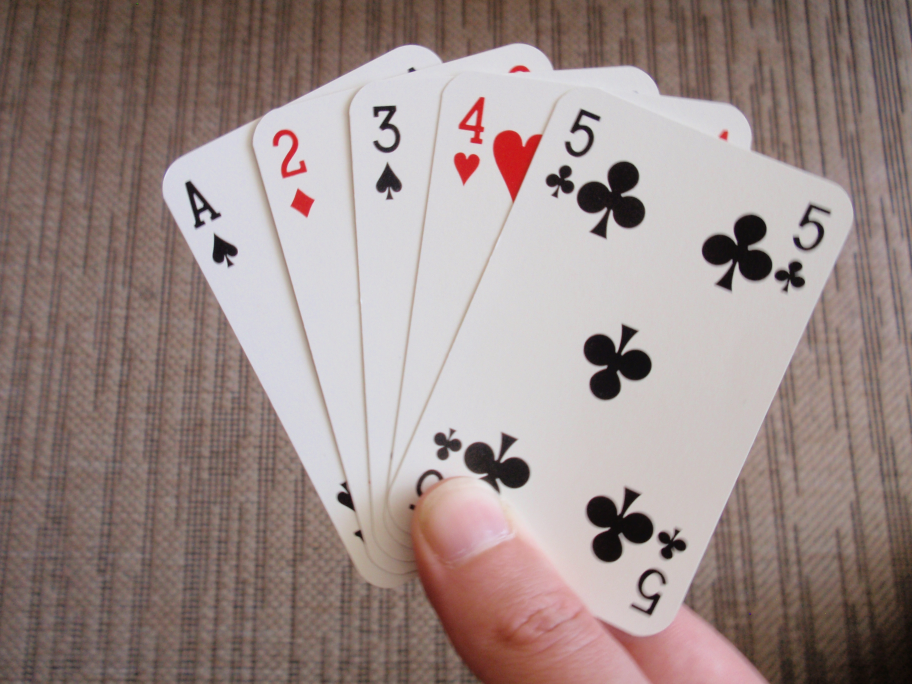
#> input picture Resources/card.jfif, 3648 x 2736 px (shown at 1/4 size)
$ python chapter5.1_LearnRespectiveBirdEyeView.py
#> lines starting #> are read from the running program, lines starting #| are printed output that depends on the picture
import cv2
import numpy as np

img = cv2.imread("Resources/card.jfif")
#> img is the input picture: shape (2736, 3648, 3); mean B, G, R 135.8, 139.1, 155.3

imgResizeS = cv2.resize(img,(640,480))
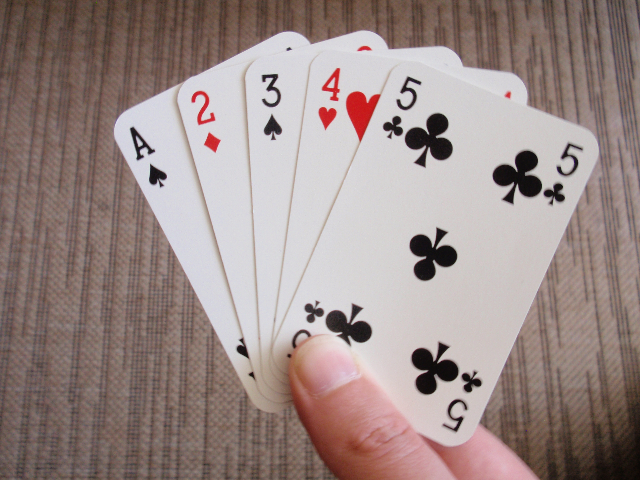
#> imgResizeS: shape (480, 640, 3); mean B, G, R 135.7, 139, 155.2
print(imgResizeS.shape)
#| (480, 640, 3)

width, height = 250,350

pts1 = np.float32([[222,219],[287,188],[154,482],[352,440]])
pts2 = np.float32([[0,0],[width,0],[0,height],[width,height]])
matrix = cv2.getPerspectiveTransform(pts1, pts2)
imgOutput = cv2.warpPerspective(imgResizeS, matrix, (width, height))
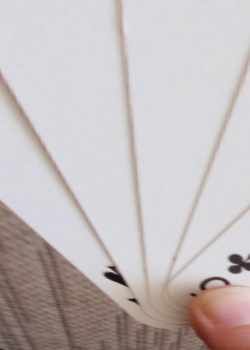
#> imgOutput: shape (350, 250, 3); mean B, G, R 188.5, 188, 195.6

while True:

    cv2.imshow("Images", imgResizeS)
    cv2.imshow("Output", imgOutput)
    if cv2.waitKey(0) & 0xFF == ord('q'):
#> (key q is pressed here)
        break
